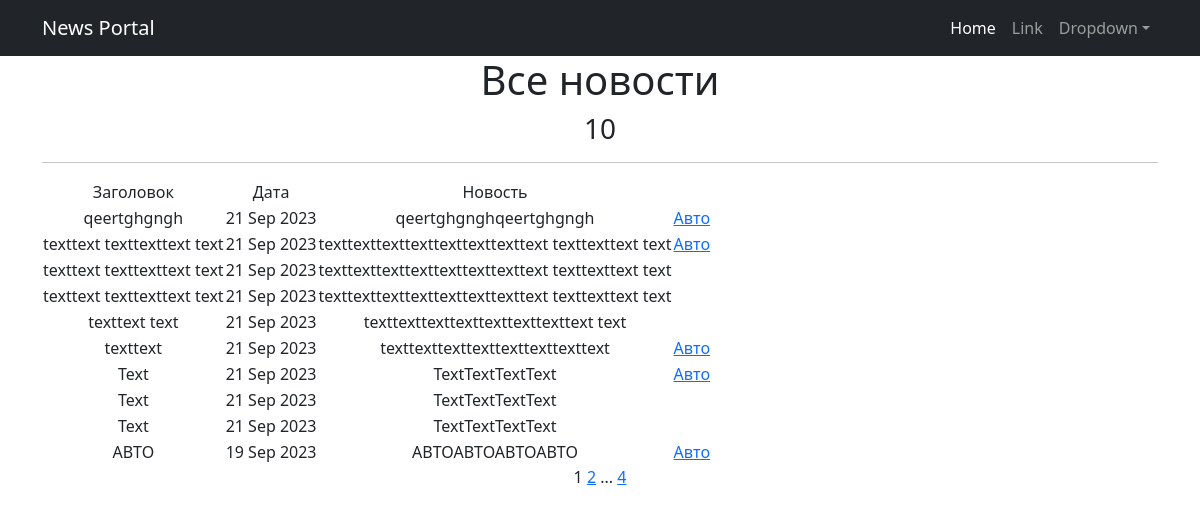
Before: /news/ with the older database file.
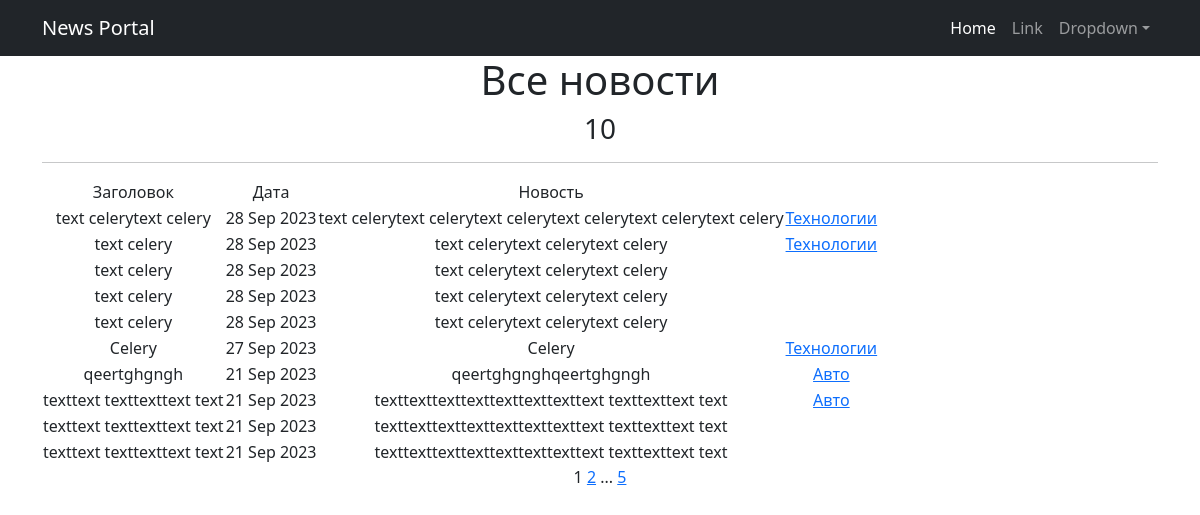
After: the same page with the newer database file.
### news/models.py (models this page shows, shortened)
class Post(models.Model):
    author = models.ForeignKey(Author, on_delete=models.CASCADE)
    NEWS = 'NW'
    ARTICL = 'AR'
    CATEGORY_CHOICES = (
        (NEWS, 'Новость'),
        (ARTICL, 'Статья'),
    )
    categoryType = models.CharField(max_length=2, choices=CATEGORY_CHOICES, default=ARTICL)
    dateCreation = models.DateTimeField(auto_now_add=True)
    postCategory = models.ManyToManyField(Category, through='PostCategory')
    title = models.CharField(max_length=128)
    text = models.TextField()
    rating = models.SmallIntegerField(default=0)

class Category(models.Model):
    name = models.CharField(max_length=64, unique=True)
    subscribers = models.ManyToManyField(User, related_name='categories')
    def __str__(self):
        return f'{self.name}'

### news/views.py (the view)
# urls.py: path('', cache_page(60)(NewsList.as_view()), name='news_list'),
class NewsList(ListView):
    model = Post
    ordering = '-dateCreation'
    template_name = 'posts.html'
    context_object_name = 'posts'
    paginate_by = 10

### news/templatetags/custom_filters.py (called while the page is built)
@register.filter()
def censor(sentence):
    text = sentence.split()
    for i, word in enumerate(text):
        if word in bad_words:
            text[i] = word[0] + '***'
    return ' '.join(text)

### news/templatetags/custom_tags.py (called while the page is built)
@register.simple_tag(takes_context=True)
def url_replace(context, **kwargs):
   d = context['request'].GET.copy()
   for k, v in kwargs.items():
       d[k] = v
   return d.urlencode()

### templates/posts.html (shortened to what this page needs)
{% extends 'flatpages/default.html' %}
{% load custom_filters %}
{% load custom_tags %}
{% block content %}
   <h1>Все новости</h1>
   <h3>{{ posts|length }}</h3>
   <hr>
       <table>
           <tr>
               <td>Заголовок</td>
               <td>Дата</td>
               <td>Новость</td>
           </tr>
           {% for post in posts %}
           <tr>
               <td>{{ post.title|censor }}</td>
               <td>{{ post.dateCreation|date:'d M Y' }}</td>
               <td>{{ post.text|truncatewords:20|censor }}</td>
               {% load cache %}
                    {% cache 30 sidebar %}
               <td>
                   {% for category in post.postCategory.all %}
                   <a href="{% url 'category_list' category.id %}">{{ category }}</a>
                   {% endfor %}
               </td>
               <td>
               </td>
                    {% endcache %}
           </tr>
           {% endfor %}
       </table>
   {{ page_obj.number }}
   {% if page_obj.has_next %}
       <a href="?{% url_replace page=page_obj.next_page_number %}">{{ page_obj.next_page_number }}</a>
       {% if paginator.num_pages != page_obj.next_page_number %}
           ...
           <a href="?{% url_replace page=page_obj.paginator.num_pages %}">{{ page_obj.paginator.num_pages }}</a>
       {% endif %}
   {% endif %}
{% endblock content %}

Changed rows visible on the page:
no longer on this page (row unchanged): Post: title|censor "texttext text", dateCreation "21 Sep 2023", text|censor "texttexttexttexttexttexttexttext text"
no longer on this page (row unchanged): Post: title|censor "texttext", dateCreation "21 Sep 2023", text|censor "texttexttexttexttexttexttexttext", Category (name "Авто")
no longer on this page (row unchanged): Post: title|censor "Text", dateCreation "21 Sep 2023", text|censor "TextTextTextText", Category (name "Авто")
no longer on this page (row unchanged): Post: title|censor "Text", dateCreation "21 Sep 2023", text|censor "TextTextTextText"
no longer on this page (row unchanged): Post: title|censor "Text", dateCreation "21 Sep 2023", text|censor "TextTextTextText"
no longer on this page (row unchanged): Post: title|censor "АВТО", dateCreation "19 Sep 2023", text|censor "АВТОАВТОАВТОАВТО", Category (name "Авто")
added Post: title|censor "text celerytext celery", dateCreation "28 Sep 2023", text|censor "text celerytext celerytext celerytext celerytext celerytext celery"
now on this page (row unchanged): Category: name "Технологии"
added Post: title|censor "text celery", dateCreation "28 Sep 2023", text|censor "text celerytext celerytext celery"
added Post: title|censor "text celery", dateCreation "28 Sep 2023", text|censor "text celerytext celerytext celery"
added Post: title|censor "text celery", dateCreation "28 Sep 2023", text|censor "text celerytext celerytext celery"
added Post: title|censor "text celery", dateCreation "28 Sep 2023", text|censor "text celerytext celerytext celery"
added Post: title|censor "Celery", dateCreation "27 Sep 2023", text|censor "Celery"
Other visible differences:
{{ page_obj.paginator.num_pages }}: "4" → "5"
